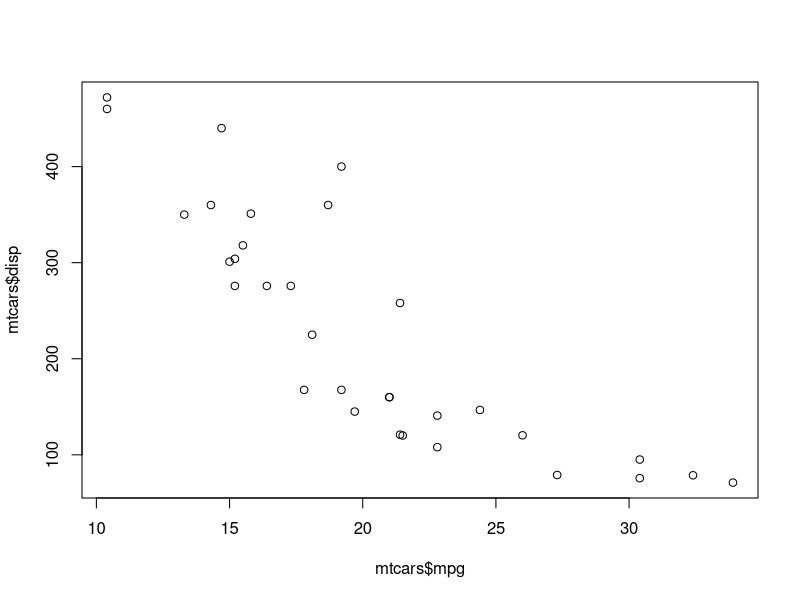
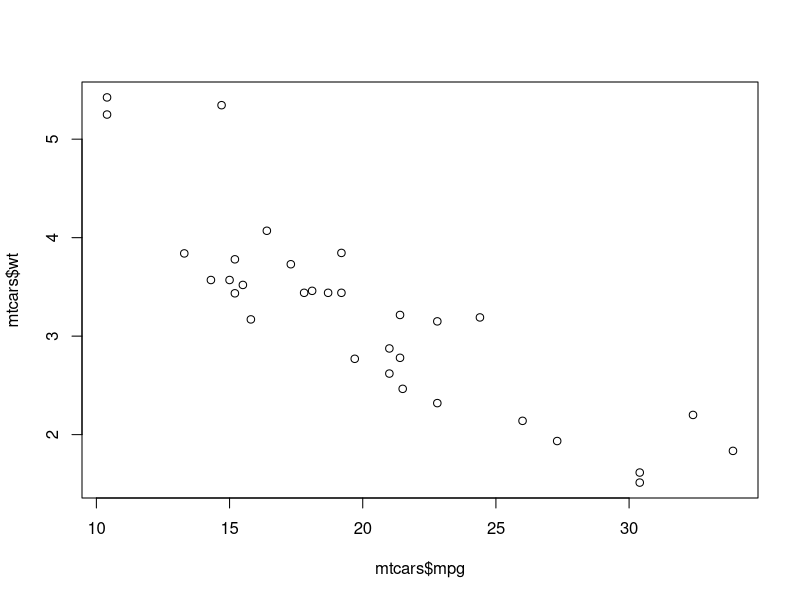
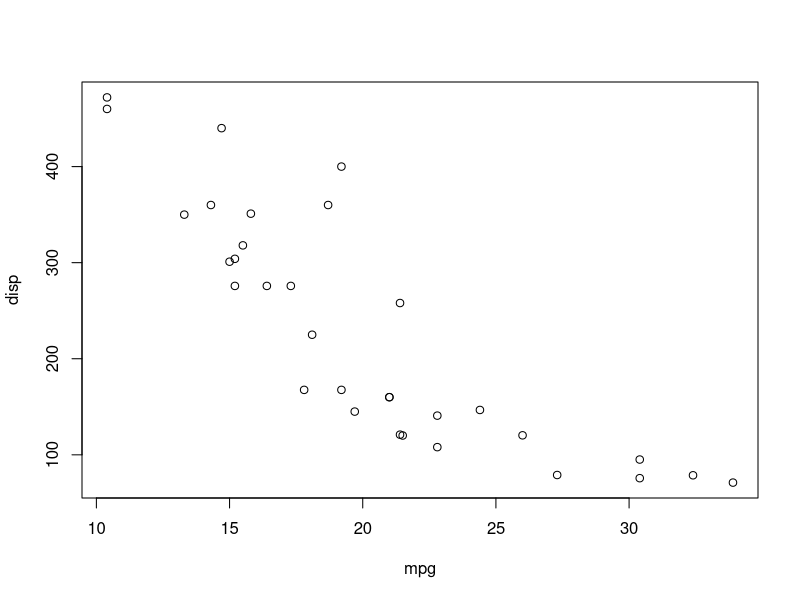
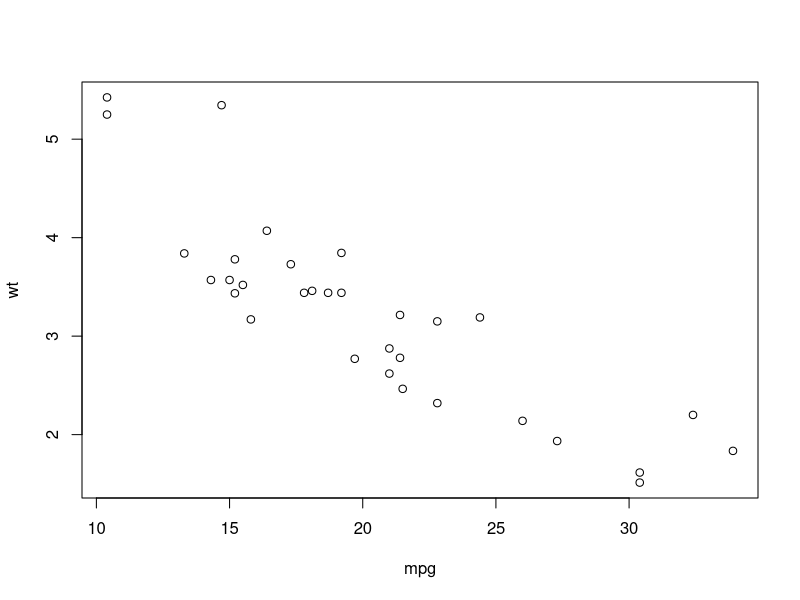
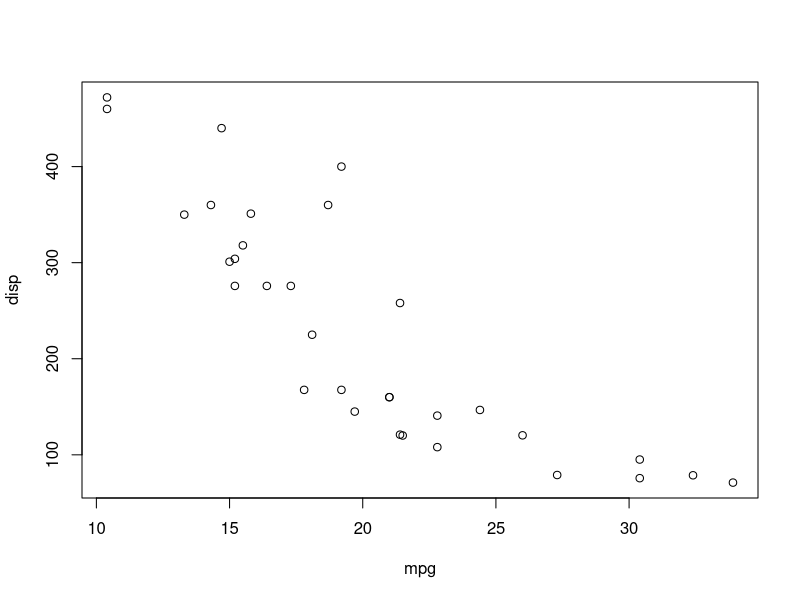
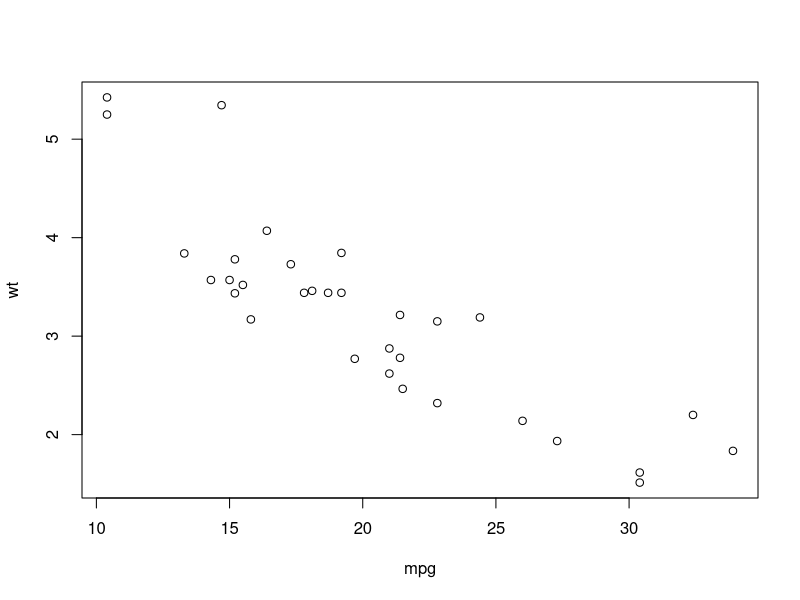

Here is the R script that generated these plots, in order: (Note: this script raises an error after producing the figures.)
#chapter 2 : Creating a Data set
# exploring data structures, using data entry, importing data, annotating dataset
# data types - numeric, character, logical, complex, raw
# Vectors
a = c(1,2,5,6,-2,4)
b = c("one", "two", 'three')
c <- c(TRUE, FALSE, T,F,TRUE,FALSE)
a ; b; c
a[3] ; a[c(1,3,5)] ; a[c(2:6)]

# Matrices
# 2 D arrray where each element as same datatype
y = matrix(1:20,nrow=5,ncol=4)
y
cells = c(1,26,24,68)
rnames = c('R1','R2')
cnames = c('C1','C2')
# filled by coln first
mymatrix = matrix(cells,nrow=2,ncol=2,byrow=F,dimnames=list(rnames,cnames))
mymatrix
# filled by row first
mymatrix = matrix(cells,nrow=2,ncol=2,byrow=T,dimnames=list(rnames,cnames))
mymatrix
mymatrix[1,2]  # first row, second coln
x = matrix(1:10,nrow=2)
x
x[2,] ; x[,2];x[1,4] ;x[1,c(4,5)]

#Arrays
# similar to matrices but can have more than 2 dim
# myarray= array(vector,dim,dimnames)
dim1 = c('A1','A2')
dim2 = c('B1','B2','B3')
dim3 = c('C1','C2','C3','C4')
z = array(1:24,c(2,3,4))
z
z = array(1:24,c(2,3,4),dimnames=list(dim1,dim2,dim3))
z

# data frame
# different colns contain different modes of data (numeric, character)
# mydata = data.frame(col1,col2,col3)
patientid = c(1,2,3,4)
age = c(25,34,28,52)
diabetes = c('Type1','Type2','Type1','Type1')
status = c('Poor','Improved','Excellent','Poor')
patientdata = data.frame(patientid,age,diabetes,status)
patientdata
patientdata[1:2]
patientdata[c('diabetes','status')]
patientdata$age
table(patientdata$diabetes,patientdata$status)
table(patientdata$diabetes,patientdata$status,patientdata$age)

#attach, detach, with
summary(mtcars$mpg)
summary(patientdata)
plot(mtcars$mpg, mtcars$disp)
plot(mtcars$mpg, mtcars$wt)
# another way of writing
attach(mtcars)
summary(mpg)
plot(mpg, disp)
plot(mpg,wt)
detach(mtcars)
# with
with(mtcars, {
  summary(mpg,disp,wt)
  plot(mpg,disp)
  plot(mpg,wt)
  } )
# special assignment : with recommended over attach
with(mtcars, {
  nokeepstats = summary(mpg)
  keepstats <<- summary(mpg)
} )
nokeepstats  # no output  # write the function
keepstats

# case identifiers : identify each row with rowname option
patientdata = data.frame(patientid,age,diabetes,status,row.names = patientid)
patientdata
summary(patientdata)

# factors
diabetes = c('Type1','Type2','Type1','Type1')
diabetes = factor(diabetes)
diabetes
status = c('Poor','Improved','Excellent','Poor')
status = factor(status, ordered=T)
status
patientdata = data.frame(patientid,age,diabetes,status)

summary(patientdata)
status = factor(status, ordered=T,levels=c('Poor','Improved','Excellent'))
status

patientdata = data.frame(patientid,age,diabetes,status)
patientdata
str(patientdata)

#Lists : most complex - ordered collection of objects
# combinatino of matrices, data frames, other lists
#mylist = list(object1, object2)

g = 'My first list'
h = c(25,26,18,39)
j = matrix(1:10,nrow=5)
k = c("one",'two','Three')
mylist = list(title=g,ages=h,j,k)
mylist
mylist[[2]]
mylist[['ages']]

